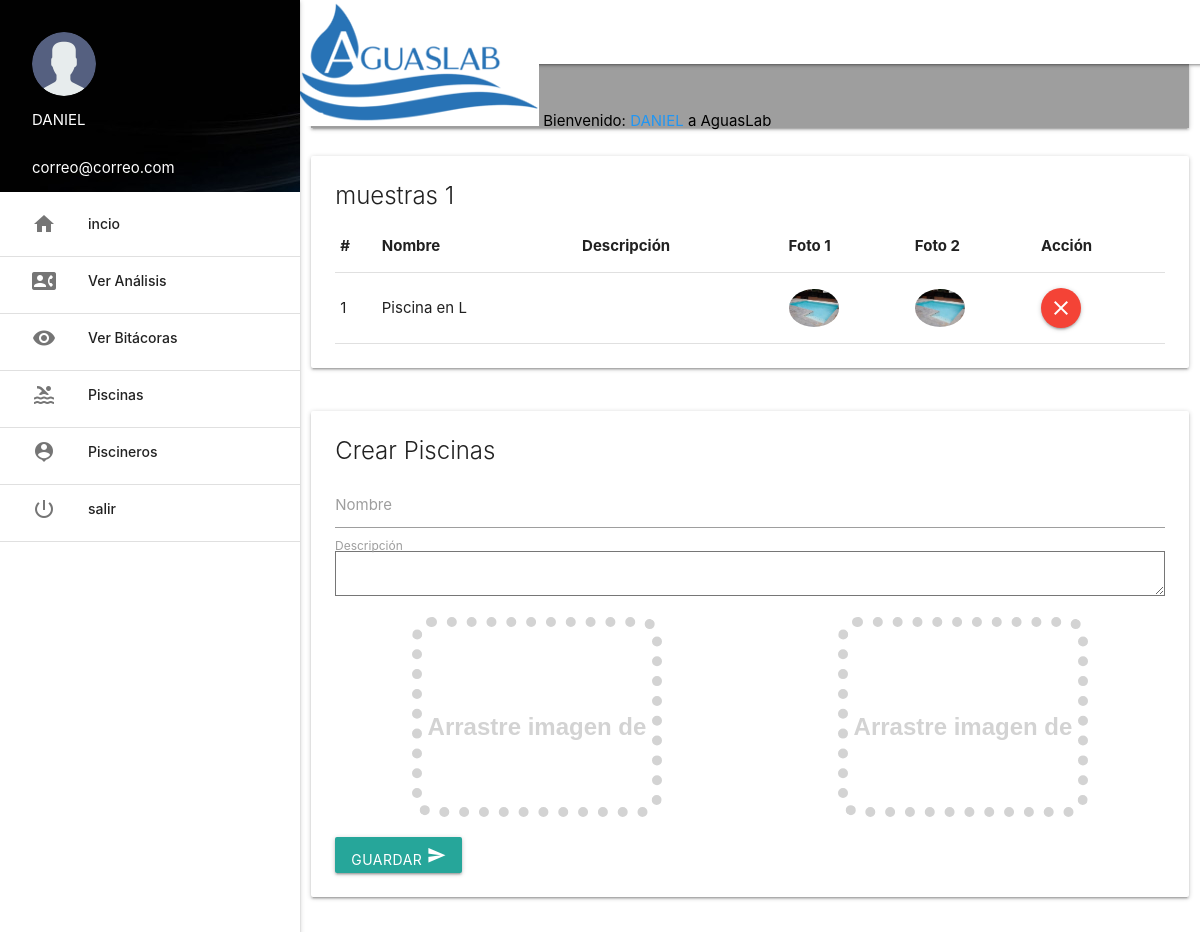
/aguaslab/plataforma/piscinas/index.php (signed in), run on an earlier commit of the app's database.
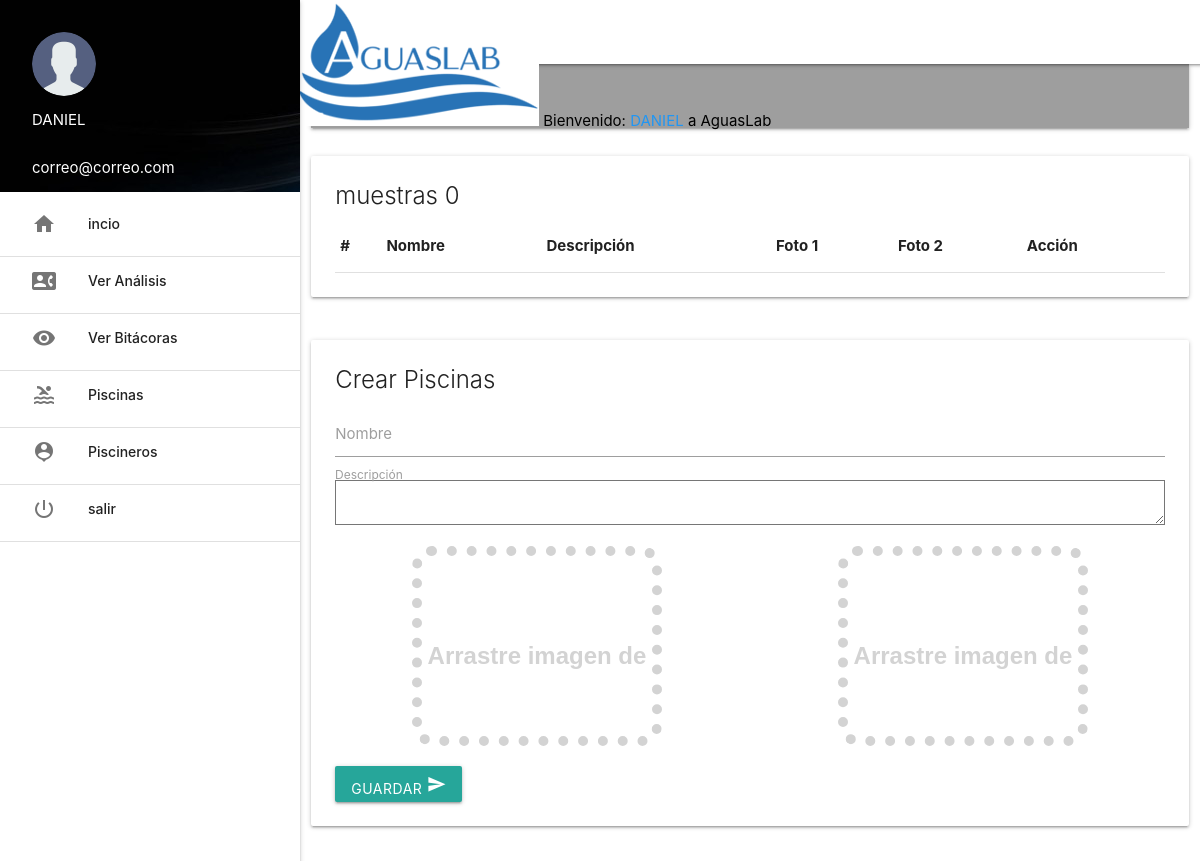
And on a later commit of the database.
### tables this page shows
CREATE TABLE `piscinas` (
  `id` int(11) NOT NULL,
  `cliente_id` int(11) NOT NULL,
  `nombre` varchar(100) NOT NULL,
  `descripcion` text,
  `foto1` varchar(255) DEFAULT NULL,
  `foto2` varchar(255) DEFAULT NULL
);

### aguaslab/plataforma/piscinas/index.php (the view, shortened to what this page needs)
<?php include('../extend/header.php');
include('../extend/permiso.php'); ?>
<link rel="stylesheet" href="../css/jquery.ezdz.css">
<div class="row">
	<div class="col s12">
		<nav class="grey">
			<div class="nav-wrapper">
				<div class="input-field">
					<input type="search" id="buscar">
					<label for="buscar"><i class="material-icons">search</i></label>
					<i class="material-icons">close</i>
				</div>
			</div>
		</nav>
	</div>
</div>
<?php
$nivel=$_SESSION['nivel'];
if ($nivel=='ADMINISTRACION') {
	$sel = $con->query("SELECT * FROM piscinas WHERE cliente_id=".$_SESSION['id']);
}
$row = mysqli_num_rows($sel);
 ?>
<div class="row">
	<div class="col s12">
		<div class="card">
			<div class="card-content">
				<span class="card-title">muestras <?php echo $row; ?></span>
				<table>
					<thead>
						<tr class="cabecera">
							<th>#</th>
							<th>Nombre</th>
							<th>Descripción</th>
							<th>Foto 1</th>
							<th>Foto 2</th>
							<th>Acción</th>
						</tr>
					</thead>
					<?php $cont=1 ?>
					<?php while($f = $sel->fetch_assoc()){ ?>
						<tr>
							<td><?php echo $cont; ?></td>
							<td><?php echo $f['nombre']; ?></td>
							<td><?php echo $f['descripcion']; ?></td>
							<td><img src="<?php echo $f['foto1']; ?>" width="50" class="circle materialboxed" alt="hola"></td>
							<td><img src="<?php echo $f['foto2']; ?>" width="50" class="circle materialboxed" alt="hola"></td>
							<td><a href="#" class="btn-floating red" onclick="swal({ title: 'Esta seguro que desea la piscina (<?php echo $f['nombre']; ?>)?', text: 'Al eliminar la piscina no podra recuperarla!', type: 'warning', showCancelButton: true, confirmButtonColor: '#3085d6', cancelButtonColor: '#d33', confirmButtonText: 'Si, eliminarla!' }).then(function () {  location.href='piscinas.php?param=delete&id=<?php echo $f['id'] ?>'; })"><i class="material-icons">clear</i></a></td>
						<?php $cont++ ?>
						</tr>
					<?php } ?>
				</table>
			</div>
		</div>
	</div>
</div>
<div class="row">
	<div class="col s12">
		<div class="card">
			<div class="card-content">
				<span class="card-title">Crear Piscinas</span>
				<form action="piscinas.php" class="form" method="post" enctype="multipart/form-data">
					<div class="input-field">
						<input type="text" name="nombre" required autofocus id="nombre">
						<label for="nombre">Nombre</label>
					</div>
					<div class="input-field">
						<textarea name="descripcion" id="descripcion" autofocus></textarea>
						<label for="pass1">Descripción</label>
					</div>
					<center>
					<div class="row">
						<div class="col s6">
						</div>
						<div class="col s6">
						</div>
					</div>
					</center>
					<button id="btn_guardar" type="submit" class="btn">Guardar <i class="material-icons">send</i></button>
				</form>
			</div>
		</div>
	</div>
</div>
<?php include('../extend/scripts.php') ?>

What changed in the data, as far as the page shows it:
removed piscinas: nombre "Piscina en L", foto1 (picture), foto2 (picture)
Also different on the page:
$row: "1" → "0"
